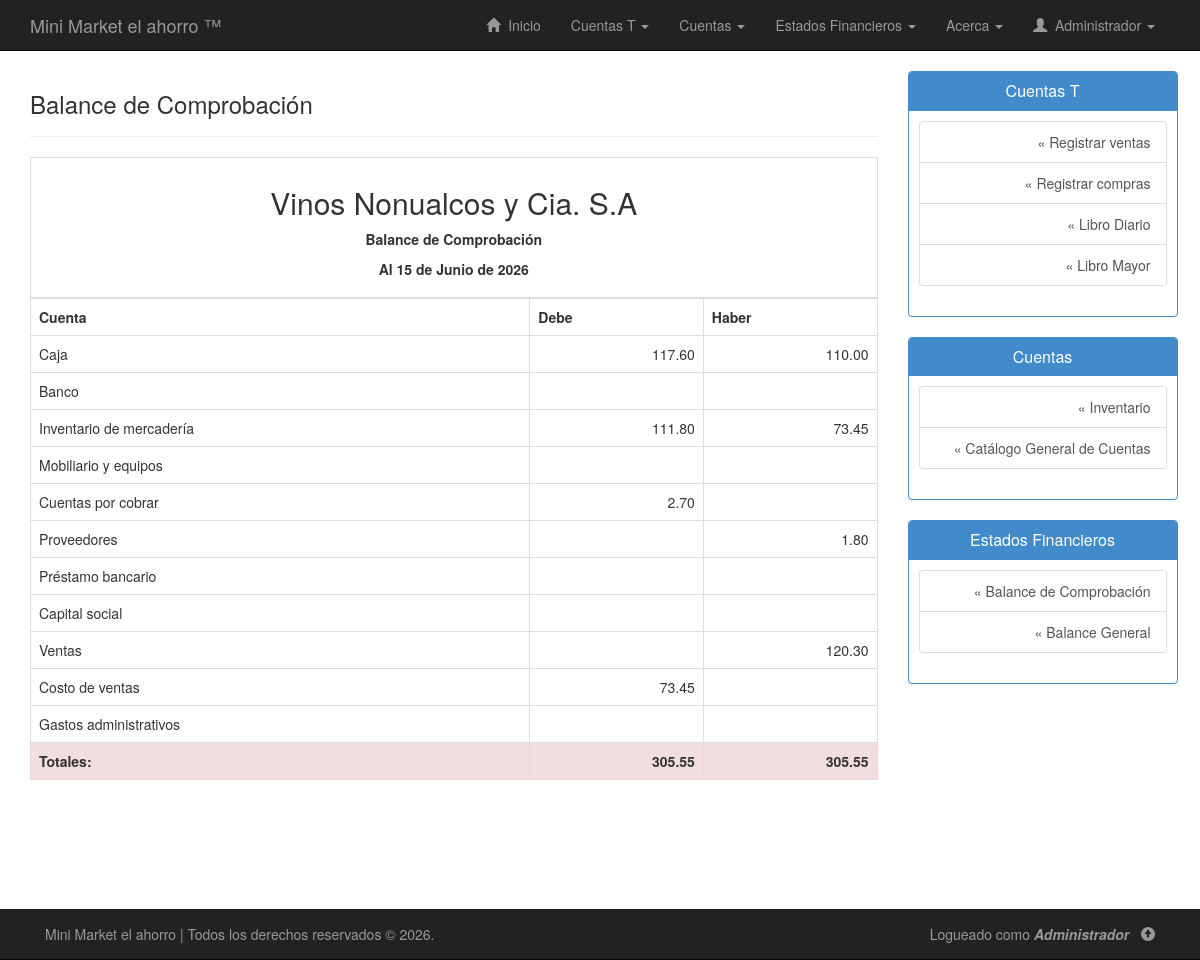
The app's page /php/balance-comprobacion.php (signed in), older data.
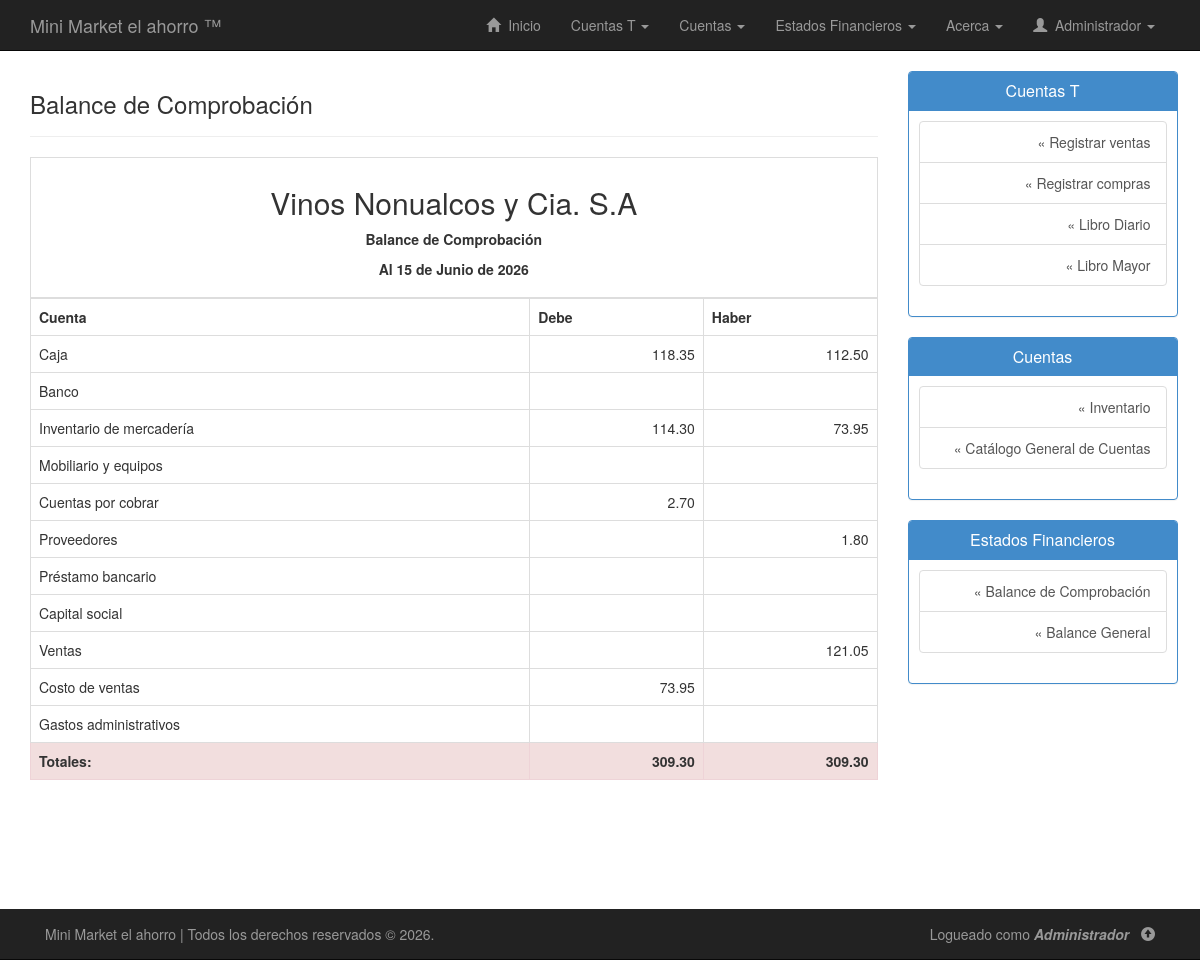
The same page, newer data.
### tables this page shows
CREATE TABLE `cuentas` (
  `codigo_cuenta` varchar(20) NOT NULL,
  `subgrupo` varchar(20) DEFAULT NULL,
  `nombre_cuenta` varchar(50) NOT NULL,
  `tiene_subcuenta` enum('Si','No') NOT NULL,
  `descripcion_cuenta` varchar(255) DEFAULT NULL,
  `saldo_debe` double NOT NULL,
  `saldo_haber` double NOT NULL
);

### php/balance-comprobacion.php (the view, shortened to what this page needs)
<!DOCTYPE html>
<html lang="es">
<head>
	<link rel="stylesheet" type="text/css" href="../css/bootstrap.min.css"/>
	<link rel="stylesheet" type="text/css" href="../css/estilos.css"/>
</head>
<body>
	<?php include("nav.php"); ?>
	<div class="container" id="contenido">
		<div class="row row-offcanvas row-offcanvas-right">
			<div class="col-xs-12 col-sm-9">
				<div class="page-header">
        			<h3>Balance de Comprobación</h3>
        		</div>
        		<div class="row">
        			<div class="container">
        				<table class="table table-bordered table-hover">
        					<thead>
								<tr>
									<th colspan="4">
										<h2 class="text-center">Vinos Nonualcos y Cia. S.A</h2>
										<p align="center">
											<strong>Balance de Comprobación</strong>
										</p>
										<p align="center">
										</p>
									</th>
								</tr>
							</thead>
							<tbody>
								<tr>
									<th>Cuenta</th>
									<th>Debe</th>
									<th>Haber</th>
								</tr>
								<?php
								if(!isset($conexion)){
									include("conexion.php");
									$sql = "SELECT * FROM cuentas";
									$ejecutar = $conexion->query($sql);
									while($regs = $ejecutar->fetch_assoc()){
										echo "<tr>";
										echo "<td>".$regs["nombre_cuenta"]."</td>";
										if($regs["saldo_debe"]==0){
											echo "<td></td>";
										} else {
											echo "<td class='text-right'>".number_format($regs["saldo_debe"],2)."</td>";
										}
										if($regs["saldo_haber"]==0){
											echo "<td></td>";
										} else {
											echo "<td class='text-right'>".number_format($regs["saldo_haber"],2)."</td>";
										}
										echo "</tr>";
									}
									$sql = "SELECT SUM(saldo_debe) sumadebe, SUM(saldo_haber) sumahaber FROM cuentas";
									$ejecutar = $conexion->query($sql);
									echo "<tr>";
									while($reg = $ejecutar->fetch_assoc()){
										if($reg["sumadebe"]!=$reg["sumahaber"]){
											echo "<td class='danger'><strong>Totales:</strong> </td>";
											echo "<td class='text-right danger'><strong>".number_format($reg["sumadebe"],2)."</strong></td>";
											echo "<td class='text-right danger'><strong>".number_format($reg["sumahaber"],2)."</strong></td>";
										} else {
											echo "<td><strong>Totales:</strong> </td>";
											echo "<td class='text-right'><strong>".number_format($reg["sumadebe"],2)."</strong></td>";
											echo "<td class='text-right'><strong>".number_format($reg["sumahaber"],2)."</strong></td>";
										}
									}
									echo "</tr>";
								}
								?>
							</tbody>
        				</table>
        			</div>
        		</div>
        	</div>
        	<?php include("sidebar.php"); ?>
        </div>
    </div>
	<?php include("footer.php"); ?>
</body>
</html>

Row changes from the older to the newer data that the page shows:
changed cuentas "Caja": saldo_debe "117.60" → "118.35"; saldo_haber "110.00" → "112.50"
changed cuentas "Inventario de mercadería": saldo_debe "111.80" → "114.30"; saldo_haber "73.45" → "73.95"
changed cuentas "Ventas": saldo_haber "120.30" → "121.05"
changed cuentas "Costo de ventas": saldo_debe "73.45" → "73.95"
Text that changed along with them:
new list line: "Totales: 309.30 309.30"
list line gone: "Totales: 305.55 305.55"
